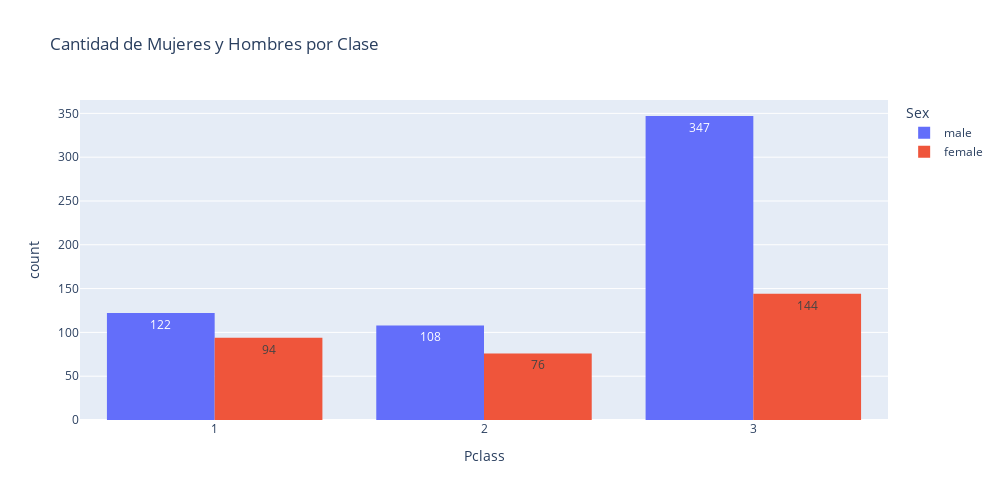

The cell this chart's notebook holds for it:
### Code cell
fig = px.histogram(df, x = 'Pclass', color = 'Sex', barmode = 'group', text_auto = True, title = 'Cantidad de Mujeres y Hombres por Clase')
fig.update_layout(width = 1000, height = 500)
fig.show()

### Figure 1 — Plotly figure (JSON) as saved in the notebook; plotly's stock layout.template omitted (floating-point values rounded to 4 significant figures; data arrays with more than 128 entries replaced by an {"elided": "..."} marker saying what was removed)
{"data": [{"alignmentgroup": "True", "bingroup": "x", "hovertemplate": "Sex=male<br>Pclass=%{x}<br>count=%{y}<extra></extra>", "legendgroup": "male", "marker": {"color": "#636efa", "pattern": {"shape": ""}}, "name": "male", "offsetgroup": "male", "orientation": "v", "showlegend": true, "texttemplate": "%{value}", "type": "histogram", "x": {"elided": "577 int values"}, "xaxis": "x", "yaxis": "y"}, {"alignmentgroup": "True", "bingroup": "x", "hovertemplate": "Sex=female<br>Pclass=%{x}<br>count=%{y}<extra></extra>", "legendgroup": "female", "marker": {"color": "#EF553B", "pattern": {"shape": ""}}, "name": "female", "offsetgroup": "female", "orientation": "v", "showlegend": true, "texttemplate": "%{value}", "type": "histogram", "x": {"elided": "314 int values"}, "xaxis": "x", "yaxis": "y"}], "layout": {"barmode": "group", "height": 500, "legend": {"title": {"text": "Sex"}, "tracegroupgap": 0}, "title": {"text": "Cantidad de Mujeres y Hombres por Clase"}, "width": 1000, "xaxis": {"anchor": "y", "domain": [0, 1], "title": {"text": "Pclass"}}, "yaxis": {"anchor": "x", "domain": [0, 1], "title": {"text": "count"}}}}
